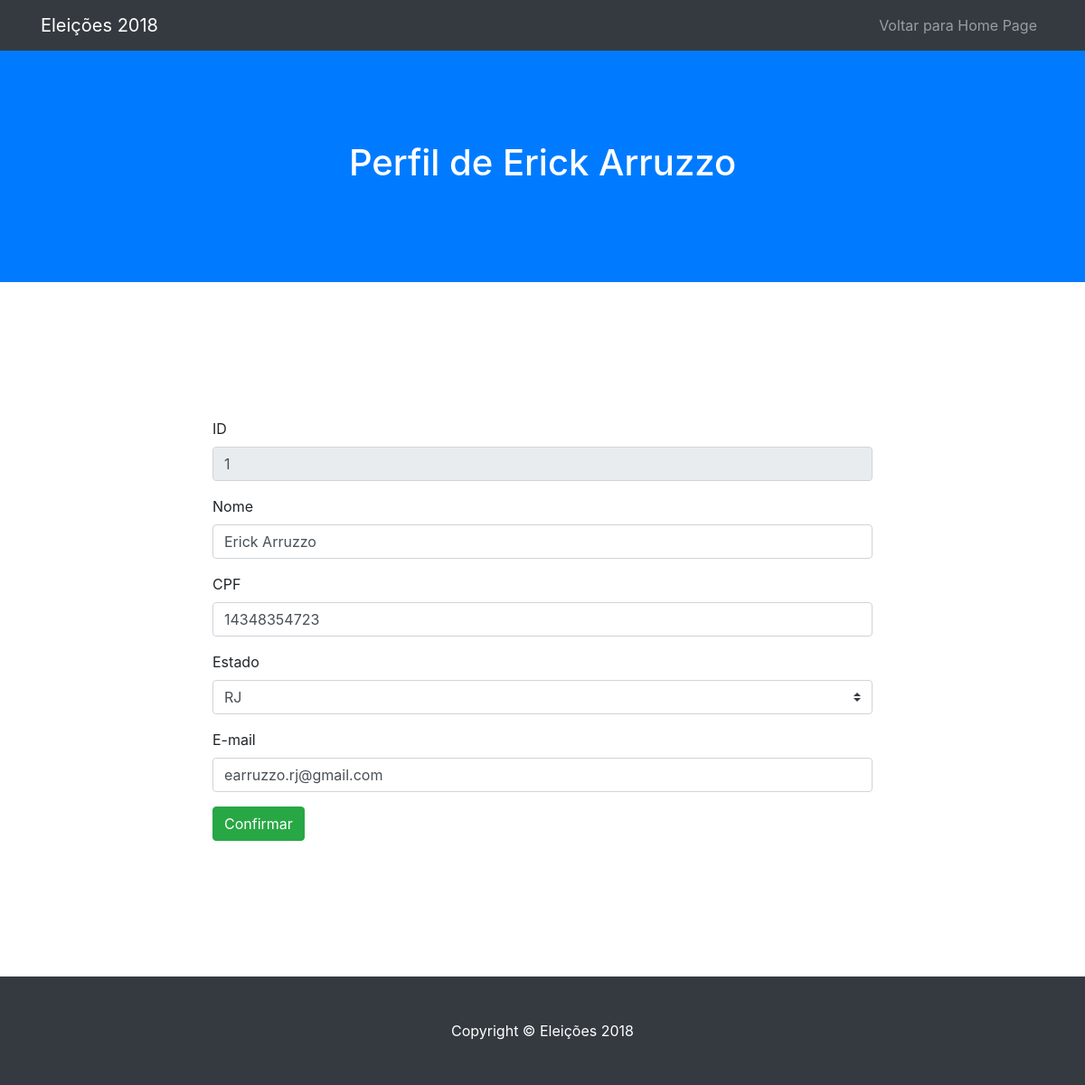
The page /usuario-alterar/1 on the database its author committed.
### eleicoes2018/models.py (models this page shows)
class Usuario(models.Model):
	user = models.OneToOneField(User, on_delete=models.CASCADE, default=1)
	cpf = models.CharField(max_length=11, null=False)
	nome = models.CharField(max_length=255, null=False)
	email = models.CharField(max_length=255, null=False)
	senha = models.CharField(max_length=255, null=False)
	estado_id = models.ForeignKey(Estado, on_delete=models.CASCADE)

### usuarios/views.py (the view, shortened to what this page needs)
# urls.py: url(r'^usuario-alterar/(?P<usuario_id>.*)$', AlterarUsuarioView.as_view(), name='alterar_usuario'),
class AlterarUsuarioView(View):
    template_name = 'alterar_usuario.html'
    def get(self, request, usuario_id, *args, **kwargs):
        usuario = Usuario.objects.get(id=usuario_id)
        estados = Estado.objects.all()
        return render(request, self.template_name, { 'usuario' : usuario , 'estados' : estados })

### usuarios/templates/alterar_usuario.html (shortened to what this page needs)
{% extends "template_usuario.html" %}
{% block body %}
<form action="{% url 'alterar_usuario' usuario.id %}" method="post">
  <div class="form-group">
		<label for="id_perfil">ID</label>
		<input type="text" class="form-control" id="id_perfil" name="id_perfil" value="{{usuario.id}}" readonly>
	</div>
	<div class="form-group">
		<label for="nome_perfil">Nome</label>
		<input type="text" class="form-control" id="nome_perfil" name="nome_perfil" value="{{usuario.nome}}" required>
	</div>
	<div class="form-group">
		<label for="cpf_perfil">CPF</label>
		<input type="text" class="form-control" id="cpf_perfil" name="cpf_perfil" value="{{usuario.cpf}}" required>
	</div>
	<div class="form-group">
    <label for="estado_perfil">Estado</label>
    <select class="custom-select" name="estado_perfil" id="estado_perfil" name="estado_perfil" value="{{usuario.estado_id.id}}" required>
      {% for estado in estados %}
          {% if usuario.estado_id.id == estado.id  %}
            <option value="{{ estado.id }}" selected>{{ estado.sigla }} </option>
          {%else%}}
            <option value="{{ estado.id }}">{{ estado.sigla }}</option>
          {%endif%}}
      {% endfor %}
    </select>
	</div>
	<div class="form-group">
		<label for="email_perfil">E-mail</label>
		<input type="email" class="form-control" id="email_perfil" name="email_perfil" value="{{usuario.email}}" required>
	</div>
  <button id="btnEditaUsuario" type="submit" class="btn btn-success">Confirmar</button>
</form>
{% endblock %}

### usuarios/templates/template_usuario.html (shortened to what this page needs)
{% load staticfiles %}
<!DOCTYPE html>
  <head>
    <link href='{% static "vendor/bootstrap/css/bootstrap.min.css" %}' rel="stylesheet">
    <link href='{% static "css/scrolling-nav.css" %}' rel="stylesheet">
  </head>
  <body id="page-top">
    <nav class="navbar navbar-expand-lg navbar-dark bg-dark fixed-top" id="mainNav">
      <div class="container">
        <a class="navbar-brand js-scroll-trigger" href="#page-top">Eleições 2018</a>
        <div class="collapse navbar-collapse" id="navbarResponsive">
          <ul class="navbar-nav ml-auto">
            <li class="nav-item">
              <a class="nav-link js-scroll-trigger" href="/">Voltar para Home Page</a>
            </li>
          </ul>
        </div>
      </div>
    </nav>
    <header class="bg-primary text-white">
      <div class="container text-center">
        <h1>Perfil de {{usuario.nome}}</h1>
      </div>
    </header>
    <section id="dados">
      <div class="container">
        <div class="row">
          <div class="col-lg-8 mx-auto">
            {% block body %}
            {% endblock %}
          </div>
        </div>
      </div>
    </section>
    <footer class="py-5 bg-dark">
      <div class="container">
        <p class="m-0 text-center text-white">Copyright &copy; Eleições 2018</p>
      </div>
    </footer>
  </body>
</html>

### eleicoes2018/static/css/scrolling-nav.css (style rules this page uses)
header { padding: 154px 0 100px; }
@media (min-width: 992px) { header { padding: 156px 0 100px; } }
section { padding: 150px 0; }

### rows shown on the page
Usuario: nome "Erick Arruzzo", id_perfil "1", nome_perfil "Erick Arruzzo", cpf_perfil "14348354723", email_perfil "earruzzo.rj@gmail.com"

### other values the page prints
form field estado_perfil "RJ"
